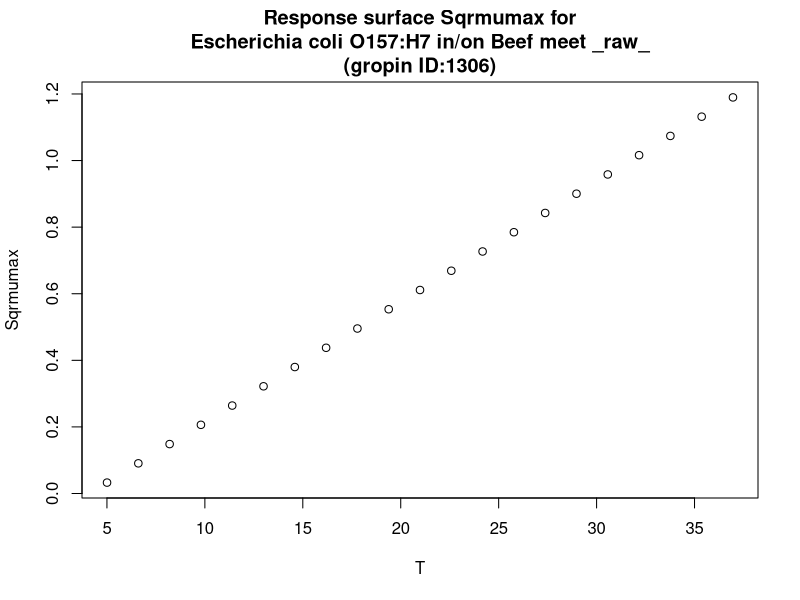

Write the R code that produced this figure.
#############################
# start of Parameter script
#############################
T <- seq(5.005,36.963036963037,length.out=21)
#############################
# end of Parameter script
#############################
############################# 
# start of Model script Gropin ID 1306 
#############################
 
# constant coefficients for this model
 
variables <- data.frame(T)
argumentsPar <- expand.grid(variables)
 
# heart of the model
response_surface <- function(T) {
   mumax <-0.0362*(T-4.10)

return(mumax=mumax)
} 

# output parameters
responseSurface <- cbind(argumentsPar,response_surface(argumentsPar['T']))
colnames(responseSurface) <- c(colnames(argumentsPar),'Sqrmumax')
#############################
# End of Model script
#############################
############################# 
# start of Visualisation script Gropin ID 1306 
#############################
plot(T,responseSurface$'Sqrmumax',xlab='T',
                          ylab='Sqrmumax',main='Response surface Sqrmumax for
Escherichia coli O157:H7 in/on Beef meet _raw_
(gropin ID:1306)')
#############################
# End of Visualisation script
#############################
